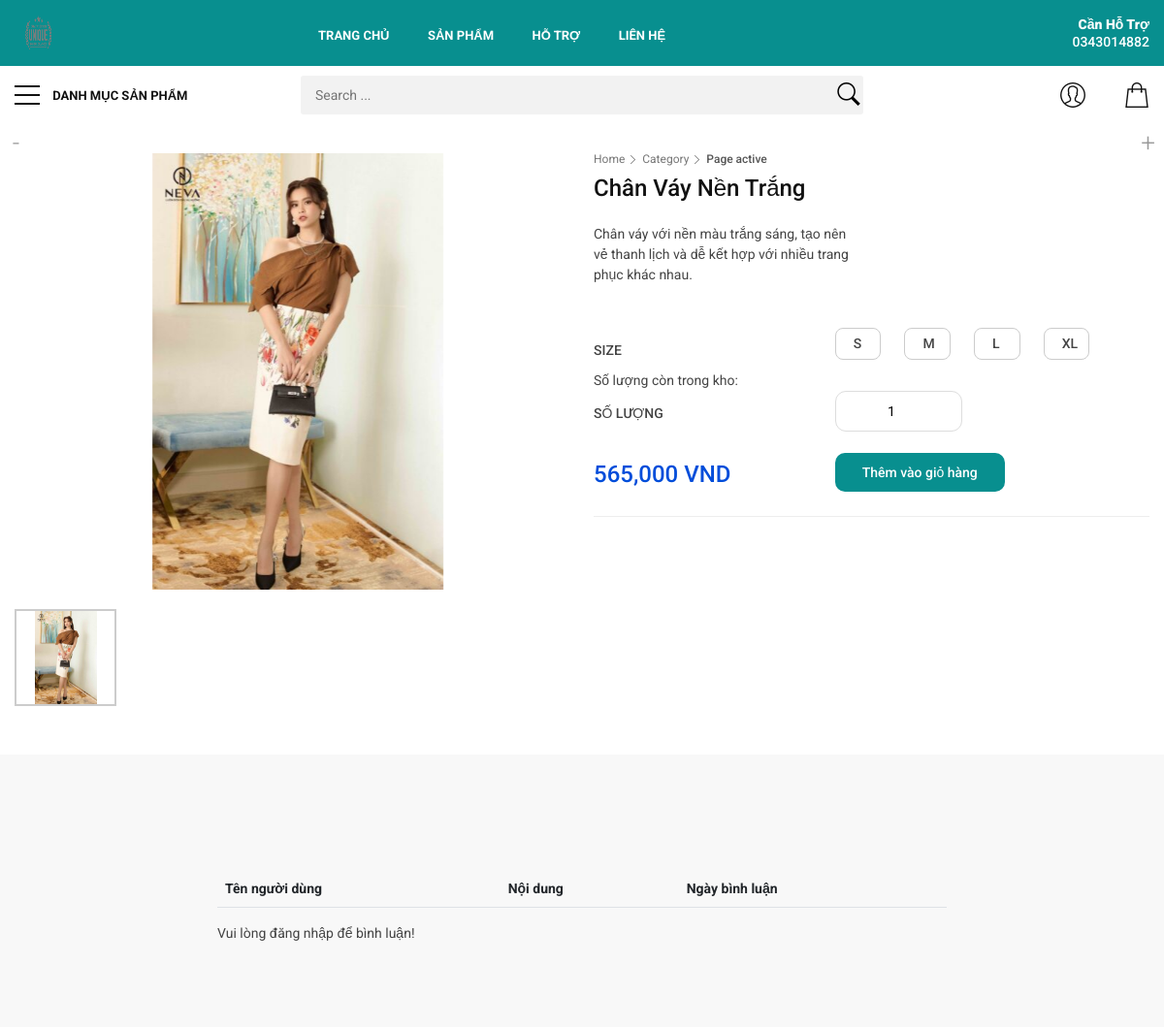
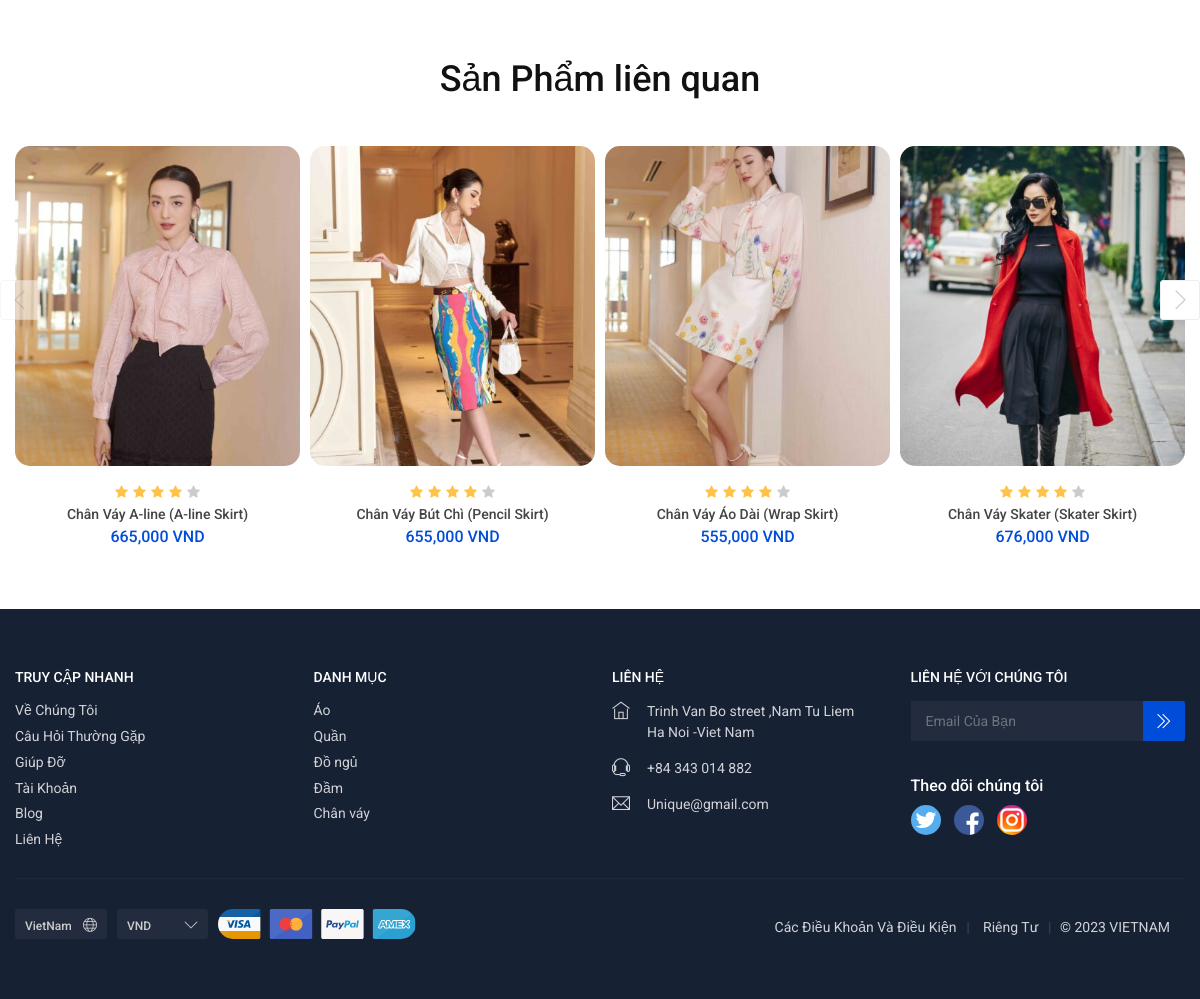
Screenshot of /index.php?act=chitietsp&idct_sp=234 with the database file from the repository (2 pictures, top to bottom).
### tables this page shows
CREATE TABLE `product` (
  `product_id` int(11) NOT NULL,
  `product_name` varchar(100) NOT NULL,
  `image` text NOT NULL,
  `price` int(11) NOT NULL,
  `description` text NOT NULL,
  `category_id` int(11) NOT NULL,
  `is_hidden` tinyint(1) DEFAULT 0
);

CREATE TABLE `product_detail` (
  `product_detail_id` int(11) NOT NULL,
  `product_id` int(11) NOT NULL,
  `size` varchar(255) DEFAULT NULL,
  `quantity` int(11) NOT NULL
);

CREATE TABLE `categories` (
  `category_id` int(11) NOT NULL,
  `category_name` varchar(100) NOT NULL,
  `status` int(11) NOT NULL
);

### Models/connect.php (called while the page is built, shortened)
<?php
function pdo_get_connection(){
    $servername = "localhost";
    $username = "root";
    $password = "";
    try {
    $conn = new PDO("mysql:host=$servername;dbname=duan1", $username, $password);
    $conn->setAttribute(PDO::ATTR_ERRMODE, PDO::ERRMODE_EXCEPTION);
    return $conn;
    } catch(PDOException $e) {
    echo "Kết nối thất bại: " . $e->getMessage();
    }
}
function pdo_query($sql, ...$sql_args) {
    try {
        $conn = Pdo_get_connection();
        $stmt = $conn->prepare($sql);
        $stmt->execute($sql_args);
        return $stmt->fetchAll();
    } catch (PDOException $e) {
        throw $e;
    } finally {
        unset($conn);
    }
}
function pdo_query_one($sql){
    $sql_args = array_slice(func_get_args(), 1);
    try{
        $conn = Pdo_get_connection();
        $stmt = $conn -> prepare($sql);
        $stmt -> execute($sql_args);
        $rows = $stmt -> fetch(PDO::FETCH_ASSOC);
        return $rows;
    }
    catch(PDOException $e){
        throw $e;
    }
    finally{
        unset($conn);
    }
}
?>

### Models/sanpham.php (called while the page is built, shortened)
<?php
function loadone_sanpham($product_id) {
    $sql = "select * from product where product_id=".$product_id;
    $sanpham = pdo_query_one($sql);
    return $sanpham;
}
function select_sp_cungloai($product_id, $category_id) {
    $sql = "select * from product where category_id=".$category_id." AND product_id <>".$product_id;
    $listsanpham = pdo_query($sql);
    return $listsanpham;
}
function get_product_details($product_id) {
    $sql = "SELECT size, quantity FROM product_detail WHERE product_id = ?";
    return pdo_query($sql, $product_id);
}
?>

### Models/account.php (called while the page is built, shortened)
<?php
function select__userByid($id)
{
    $sql = "SELECT * FROM users WHERE user_id = ?";
    $result = pdo_query_one($sql, $id);
    return $result;
}
?>

### Models/danhmuc.php (called while the page is built, shortened)
<?php
function sellect_all_categories()
{
    $sql = "SELECT * FROM categories order by category_id asc";
    return pdo_query($sql);
}
?>

### View/Sanpham/spchitiet.php (the view, shortened to what this page needs)
<main>
    <?php
    extract($chitietsp);
    $images = explode(',', $image);
    ?>
    <div class="container margin_30">
        <form action="index.php?act=addtocart" method="post">
            <div class="row">
                <div class="col-md-6 ">
                    <div class="all">
                        <div class="slider">
                            <div class="owl-carousel owl-theme main ">
                                <?php foreach ($images as $key => $value): ?>
                                    <img src="./image/<?= $value ?>" class="item-box " alt="">
                                <?php endforeach; ?>
                            </div>
                        </div>
                        <div class="slider-two">
                            <div class="owl-carousel owl-theme thumbs">
                                <?php foreach ($images as $key => $value): ?>
                                    <img src="./image/<?= $value ?>" class="<?= $key == 0 ? 'item active' : 'item' ?>"
                                        alt="">
                                <?php endforeach; ?>
                            </div>
                        </div>
                    </div>
                </div>
                <div class="col-md-6 ">
                    <div class="breadcrumbs">
                        <ul>
                            <li><a href="#">Home</a></li>
                            <li><a href="#">Category</a></li>
                            <li>Page active</li>
                        </ul>
                    </div>
                    <div class="prod_info">
                        <h1>
                            <?= $product_name ?>
                        </h1>
                        <div class="prod_options">
                            <div class="card-body mb-4">
                                <div class="row justify-content-between">
                                    <div class="col-lg-6">
                                        <p>
                                            <?= $description ?>
                                        </p>
                                    </div>
                                    <div class="col-lg-5">
                                    </div>
                                </div>
                            </div>
                            <div class="row">
                                <label class="col-xl-5 col-lg-5 col-md-6 col-6"><strong>Size</strong></label>
                                <?php foreach ($loadall_pro_detail as $index => $value): ?>
                                    <?php
                                    extract($value);
                                    $isOutOfStock = ($quantity == 0);
                                    ?>
                                    <div class="col-xl-4 col-lg-5 col-md-6 col-6 w-8 size_border">
                                        <div class="custom-select-form div_size">
                                            <label for="size<?= $size ?>"
                                                class="sizeLabel <?= $isOutOfStock ? 'outOfStock' : '' ?>" <?= $isOutOfStock ? 'title="Hết hàng"' : '' ?>>
                                                <?= $size ?>
                                            </label>
                                        </div>
                                    </div>
                                <?php endforeach; ?>
                            </div>
                            <div id="quantityDisplay">Số lượng còn trong kho: </div>
                            <div class="row">
                                <label class="col-xl-5 col-lg-5  col-md-6 col-6"><strong>Số lượng </strong></label>
                                <div class="col-xl-4 col-lg-5 col-md-6 col-6">
                                    <div class="numbers-row">
                                        <input type="number" value="1" id="quantity_1" class="qty2"
                                            onclick="validateAndSubmit()" name="selected_quantity" min="1"
                                            max="<?= $quantity ?>">
                                    </div>
                                </div>
                            </div>
                        </div>
                        <div class="row d-flex">
                            <div class="col-lg-5 col-md-6">
                                <div class="price_main"><span class="new_price">
                                        <?= number_format($price, 0, '.', ',') ?> VND
                                    </span></div>
                            </div>
                            <?php if ($user) { ?>
                                <div class="col-lg-4 col-md-6">
                                    <div class="btn_add_to_cart"><input type="submit" name="addcart" id=""
                                            value="Thêm vào giỏ hàng" class="btn_1"></div>
                                </div>
                            <?php } else { ?>
                                <div class="col-lg-4 col-md-6">
                                    <div class="btn_add_to_cart"><a href="index.php?act=account" class="btn_1">Thêm vào giỏ
                                            hàng</a></div>
                                </div>
                            <?php } ?>
                        </div>
                    </div>
                </div>
            </div>
        </form>
    </div>
    <div class="tab_content_wrapper">
        <div class="container">
            <div class="tab-content" role="tablist">
                <div class="container margin_60_35">
                    <form action="index.php?act=chitietsp" method="post">
                        <div class="row justify-content-center">
                            <div class="col-lg-8">
                                <table class="table table-responsive	">
                                    <tr>
                                        <th>Tên người dùng</th>
                                        <th>Nội dung</th>
                                        <th>Ngày bình luận</th>
                                    </tr>
                                </table>
                                <div class="write_review">
                                    <?php if ($user): ?>
                                        <div class="form-group">
                                            <label>Bình luận của bạn</label>
                                            <input type="hidden" name="product_id" value="<?= $product_id ?>">
                                            <textarea class="form-control" name="noidung" cols="30" rows="3"
                                                placeholder="Viết đánh giá để mọi người có thể hiểu hơn về sản phẩm"></textarea>
                                        </div>
                                        <button class="btn_1" name="guibinhluan">Gửi bình luận</button>
                                    <?php else: ?>
                                        <div class="form-group">
                                            Vui lòng đăng nhập để bình luận!
                                        </div>
                                    <?php endif; ?>
                                </div>
                            </div>
                        </div>
                    </form>
                </div>
            </div>
        </div>
    </div>
    <div class="container margin_60_35">
        <div class="main_title">
            <h2>Sản Phẩm liên quan</h2>
        </div>
        <div class="owl-carousel owl-theme products_carousel">
            <?php foreach ($sp_cung_loai as $key => $value):
                extract($value);
                ?>
                <div class="item">
                    <div class="grid_item">
                        <figure>
                            <a href="index.php?act=chitietsp&idct_sp=<?= $product_id ?>">
                                <img class="img-fluid lazy" src="image/<?= explode(',', $image)[0] ?? '' ?>"
                                    data-src="image/<?= explode(',', $image)[0] ?? '' ?>" alt="">
                            </a>
                        </figure>
                        <div class="rating"><i class="icon-star voted"></i><i class="icon-star voted"></i><i
                                class="icon-star voted"></i><i class="icon-star voted"></i><i class="icon-star"></i></div>
                        <a href="index.php?act=chitietsp&idct_sp=<?= $product_id ?>">
                            <h3>
                                <?= $product_name ?>
                            </h3>
                        </a>
                        <div class="price_box">
                            <span class="new_price">
                                <?= number_format($price, 0, '.', ',') ?> VND
                            </span>
                        </div>
                    </div>
                </div>
            <?php endforeach ?>
        </div>
    </div>
</main>

### View/Home/footer.php (shortened to what this page needs)
<footer class="revealed">
	<div class="container">
		<div class="row">
			<div class="col-lg-3 col-md-6">
				<h3 data-bs-target="#collapse_1">Truy Cập Nhanh</h3>
				<div class="collapse dont-collapse-sm links" id="collapse_1">
					<ul>
						<li><a href="about.html">Về Chúng Tôi</a></li>
						<li><a href="help.html">Câu Hỏi Thường Gặp </a></li>
						<li><a href="help.html">Giúp Đỡ</a></li>
						<li><a href="account.html">Tài Khoản</a></li>
						<li><a href="blog.html">Blog</a></li>
						<li><a href="contacts.html">Liên Hệ</a></li>
					</ul>
				</div>
			</div>
			<div class="col-lg-3 col-md-6">
				<h3 data-bs-target="#collapse_2">Danh Mục</h3>
				<div class="collapse dont-collapse-sm links" id="collapse_2">
					<ul>
						<?php
						foreach ($sellect_categories as $show): ?>
							<?php extract($show); ?>
							<?php $category_detail = "index.php?act=chitietdm&id_cate=" . $category_id; ?>
							<li><a href="<?= $category_detail ?>">
									<?= $category_name ?>
								</a></li>
						<?php endforeach; ?>
					</ul>
				</div>
			</div>
			<div class="col-lg-3 col-md-6">
				<h3 data-bs-target="#collapse_3">Liên Hệ</h3>
				<div class="collapse dont-collapse-sm contacts" id="collapse_3">
					<ul>
						<li><i class="ti-home"></i>Trinh Van Bo street ,Nam Tu Liem<br>Ha Noi -Viet Nam</li>
						<li><i class="ti-headphone-alt"></i>+84 343 014 882</li>
						<li><i class="ti-email"></i><a href="#0">Unique@gmail.com</a></li>
					</ul>
				</div>
			</div>
			<div class="col-lg-3 col-md-6">
				<h3 data-bs-target="#collapse_4">Liên Hệ Với Chúng Tôi</h3>
				<div class="collapse dont-collapse-sm" id="collapse_4">
					<div id="newsletter">
						<div class="form-group">
							<input type="email" name="email_newsletter" id="email_newsletter" class="form-control"
								placeholder="Email Của Bạn">
							<button type="submit" id="submit-newsletter"><i class="ti-angle-double-right"></i></button>
						</div>
					</div>
					<div class="follow_us">
						<h5>Theo dõi chúng tôi </h5>
						<ul>
							<li><a href="#0"><img
										data-src="View/img/twitter_icon.svg" alt="" class="lazy"></a></li>
							<li><a href="#0"><img
										data-src="View/img/facebook_icon.svg" alt="" class="lazy"></a></li>
							<li><a href="#0"><img
										data-src="View/img/instagram_icon.svg" alt="" class="lazy"></a></li>
						</ul>
					</div>
				</div>
			</div>
		</div>
		<hr>
		<div class="row add_bottom_25">
			<div class="col-lg-6">
				<ul class="footer-selector clearfix">
					<li>
						<div class="styled-select lang-selector">
							<select>
								<option value="English" selected>VietNam</option>
							</select>
						</div>
					</li>
					<li>
						<div class="styled-select currency-selector">
							<select>
								<option value="US Dollars" selected>VND</option>
							</select>
						</div>
					</li>
					<li><img
							data-src="View/img/cards_all.svg" alt="" width="198" height="30" class="lazy"></li>
				</ul>
			</div>
			<div class="col-lg-6">
				<ul class="additional_links">
					<li><a href="#0">Các Điều Khoản Và Điều Kiện</a></li>
					<li><a href="#0">Riêng Tư</a></li>
					<li><span>© 2023 VIETNAM</span></li>
				</ul>
			</div>
		</div>
	</div>
</footer>
</div>
</body>
</html>

### rows the page displays
product: image (picture), product_name "Chân Váy Nền Trắng", description "Chân váy với nền màu trắng sáng, tạo nên vẻ thanh lịch và dễ kết hợp với nhiều trang phục khác nhau.", price "565,000"
product_detail: size "S"
product_detail: size "M"
product_detail: size "L"
product_detail: size "XL"
product: image (picture), product_name "Chân Váy A-line (A-line Skirt)", price "665,000"
product: image (picture), product_name "Chân Váy Bút Chì (Pencil Skirt)", price "655,000"
product: image (picture), product_name "Chân Váy Áo Dài (Wrap Skirt)", price "555,000"
product: image (picture), product_name "Chân Váy Skater (Skater Skirt)", price "676,000"
categories: category_name "Áo"
categories: category_name "Quần"
categories: category_name "Đồ ngủ"
categories: category_name "Đầm"
categories: category_name "Chân váy"
